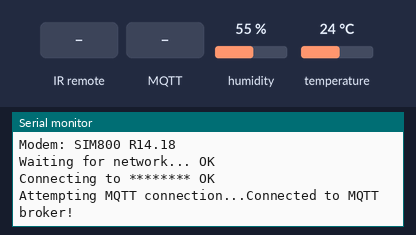
Simulated run of this sketch. Board: ESP32. Shown: the last lines printed to the serial monitor. The test bench sets the inputs (shaded band); at power-on: humidity 55 %, temperature 24 °C. Random numbers use the default seed unless the sketch sets one; no MQTT or app messages arrive unless stated.

Above: at 1.2 s.
1.3 s: infrared code 0x2E892 received
At 2.11 s:
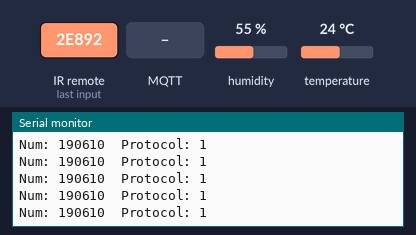
3.2 s: MQTT message "on" arrives on the first subscribed topic
6.5 s: MQTT message "off" arrives on the first subscribed topic
11.5 s: humidity set to 22 %
At 12.5 s:
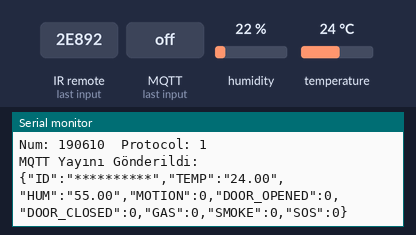
13.0 s: temperature set to 12 °C
14.5 s: humidity set to 40 %
At 16.5 s:
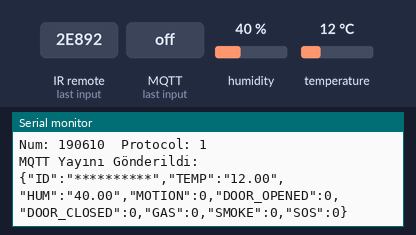

Measured:
- after the input at 1.3 s, the serial monitor: prints a new line at once (image 1)
- after the input at 14.5 s, the serial monitor: prints a new line after 0.58 s (image 3)

The sketch:

esp32.ino
```cpp
/*************************TANIMLAMALAR*********************/
#define DHTPIN 4 // PİNİ KONTROL ET //12 DE HATA VERİYOR
#define DHTTYPE DHT11
#define SerialMon Serial // debug console için tanımlama default değeri  speed 115200
#define SerialAT Serial1
#define TINY_GSM_DEBUG SerialMon
#define TINY_GSM_USE_GPRS true
#define TINY_GSM_USE_WIFI false
#define GSM_PIN ""
#define BUTTON_PIN 15               // PİNİ KONTROL ET
#define PhoneNumber "+************" // telefon
#define TINY_GSM_MODEM_SIM800
#define SIM800L_IP5306_VERSION_20190610
#define DUMP_AT_COMMANDS
#define TINY_GSM_RX_BUFFER 1024 // Set RX buffer to 1Kb
int butdurumu = 0;
#define uS_TO_S_FACTOR 1000000ULL /* Conversion factor for micro seconds to seconds */
#define TIME_TO_SLEEP 100         /* Time ESP32 will go to sleep (in seconds) */
/***********************************************************/

//*****TTGO T-Call pins****/
#define MODEM_RST 5
#define MODEM_PWKEY 4
#define MODEM_POWER_ON 23
#define MODEM_TX 27
#define MODEM_RX 26
#define I2C_SDA 21
#define I2C_SCL 22
/********************************/

/*************KÜTÜPHANELER***************************/
#include <RCSwitch.h>
#include "DHT.h"
#include <TinyGsmClient.h>
#include <PubSubClient.h>
#include <SPI.h>
#include <Wire.h>
#include <Adafruit_GFX.h>
#include <Adafruit_SSD1306.h>
#include <elapsedMillis.h>
#include <ArduinoJson.h>
#include <Arduino.h>
#include <WiFi.h>
#include <AsyncTCP.h>
#include <WiFiClient.h>
#include <WiFiServer.h>
#include <DNSServer.h>
#include <Preferences.h>
#include <ESPAsyncWiFiManager.h>
#include "ESPAsyncWebServer.h"
// #include "utilities.h"
/******************************************************/

/*GPRS TANIMLAMALARI*/
const char apn[] = "********";
const char gprsUser[] = "";
const char gprsPass[] = "";
/********************/

/*MQTT TANIMLAMALARI*/
const char *broker = "***************";
const int mqttPort = 1883;
const char *clientID = "********************";
/********************/

/*FONKSİYON GİRİŞLERİ*/
RCSwitch mySwitch = RCSwitch();
DHT dht(DHTPIN, DHTTYPE);
/*********************/

/*MQTT İÇİN MODEM VE MQTT CLASS BAĞLANTISI*/
TinyGsm modem(SerialAT);
TinyGsmClient client(modem);
PubSubClient mqtt(client);
Preferences preferences;
DNSServer dnsServer;
AsyncWebServer server(80);
/*****************************************/

/*******MQTT SENSOR OKUMASI İÇİN TANIMLAMALAR*******/
const char *topicOutput1 = "rfc/sensor";
char SOS1[15] = "";
char KAPIACIK1[15] = "";
char KAPIKAPALI1[15] = "";
char PIR1[15] = "";
char GAS1[15] = "";
char DUMAN1[15] = "";
/***************************************************/

/*****************TANIMLAMALAR*********************/
uint32_t lastReconnectAttempt = 0;
void mqttCallback(char *, byte *, unsigned int);
boolean mqttConnect();
void DRE_switch();
void sos_sensor1();

elapsedSeconds serialLogSeconds;
unsigned int serialLog_Interval = 3;
elapsedSeconds sinyalBekletme;
unsigned int sinyalBekletme_Interval = 3;

elapsedSeconds sosDelay;
unsigned int sosDelay_Interval = 3;
elapsedSeconds kapiacikDelay;
unsigned int kapiacikDelay_Interval = 3;
elapsedSeconds kapiKapaliDelay;
unsigned int kapiKapaliDelay_Interval = 3;
elapsedSeconds gazDelay;
unsigned int gazDelay_Interval = 3;
elapsedSeconds pirDelay;
unsigned int pirDelay_Interval = 3;
elapsedSeconds dumanDelay;
unsigned int dumanDelay_Interval = 3;

// ✅ SOS sonrası normal publish'i kısa süre durdurmak için
unsigned long lastSosMs = 0;
/*****************************************************/

/***************MQTTCALLBACK FUNCTION***************/
const char *checkNulls(char const *val)
{
  return val ? val : "";
}
void mqttCallback(char *topic, byte *payload, unsigned int length)
{
  String messageTemp;
  StaticJsonDocument<1536> doc;

  for (int i = 0; i < length; i++)
  {
    Serial.print((char)payload[i]);
    messageTemp += (char)payload[i];
  }

  DeserializationError error = deserializeJson(doc, messageTemp);
  if (error)
  {
    Serial.print(F("deserializeJson() failed: "));
    Serial.println(error.f_str());
    return;
  }

  strcpy(SOS1, checkNulls(doc["SOS"]));
  strcpy(KAPIACIK1, checkNulls(doc["DOOR_OPENED"]));
  strcpy(KAPIKAPALI1, checkNulls(doc["DOOR_CLOSED"]));
  strcpy(GAS1, checkNulls(doc["GAS"]));
  strcpy(DUMAN1, checkNulls(doc["SMOKE"]));
  strcpy(PIR1, checkNulls(doc["MOTION"]));
}

/***********************************************************/

/**ARAMA FONKSİYONU///////////////***/
void CALLING()
{
  bool res;

  Serial.println("📞 CALLING() start");

  SerialAT.print("AT+CHFA=1\r\n");
  SerialAT.print("AT+CRSL=100\r\n");
  delay(2);
  SerialAT.print("AT+CLVL=100\r\n");
  delay(2);

  SerialAT.write("AT+CMIC=1,15");
  delay(2);

  SerialAT.write("AT+CAAS=0");
  delay(2);

  SerialAT.write("AT+CHF=0,1");
  delay(2);

  SerialAT.write("AT+CSCLK=0");
  delay(2);

  SerialAT.write("AT+CLIP=1\r\n");
  delay(100);

  // Senin loglarında vardı; burada da bırakıyorum:
  Serial.println("✅ MQTT disconnected for call");
  Serial.println("✅ GPRS disconnected for call");

  Serial.print("Calling: ");
  Serial.println(PhoneNumber);

  res = modem.callNumber(PhoneNumber);

  Serial.print("Call: ");
  Serial.println(res ? "OK" : "fail");
}

/******************** Connect to MQTT Broker ********************/
void reconnect()
{
  while (!mqtt.connected())
  {
    Serial.print("Attempting MQTT connection...");

    String clientId = "ESP32Client-";
    clientId += String(random(0xffff), HEX);

    if (mqtt.connect(clientId.c_str(), "***", "********************"))
    {
      Serial.println("Connected to MQTT broker!");
      mqtt.subscribe("rfc");
    }
    else
    {
      Serial.print("Failed, rc=");
      Serial.print(mqtt.state());
      Serial.println(" Trying again in 5 seconds...");
      delay(5000);
    }
  }
}

/***********************************************/
void initGPRSWithMqtt()
{
  SerialAT.begin(115200, SERIAL_8N1, MODEM_RX, MODEM_TX);
  Serial.println("Initializing modem...");
  modem.restart();

  String modemInfo = modem.getModemInfo();
  Serial.print("Modem: ");
  Serial.println(modemInfo);

  Serial.print("Waiting for network...");
  if (!modem.waitForNetwork())
  {
    Serial.println(" fail");
    while (true)
      ;
  }
  else
  {
    Serial.println(" OK");
  }

  Serial.print("Connecting to ");
  Serial.print(apn);
  if (!modem.gprsConnect(apn, gprsUser, gprsPass))
  {
    Serial.println(" fail");
    while (true)
      ;
  }
  Serial.println(" OK");
}

/******************SETUP****************************/
void setup()
{
  pinMode(14, INPUT);
  mySwitch.enableReceive(14);
  mySwitch.setReceiveTolerance(60);
  mySwitch.setPulseLength(360);
  mySwitch.setProtocol(1);

  strcpy(SOS1, "10592820");
  strcpy(KAPIACIK1, "8893043");
  strcpy(KAPIKAPALI1, "8893049");
  strcpy(DUMAN1, "77046");


  pinMode(MODEM_PWKEY, OUTPUT);
  pinMode(MODEM_RST, OUTPUT);
  pinMode(MODEM_POWER_ON, OUTPUT);
  digitalWrite(MODEM_PWKEY, LOW);
  digitalWrite(MODEM_RST, HIGH);
  digitalWrite(MODEM_POWER_ON, HIGH);

  Serial.begin(115200);
  Serial.println("ESP32 Başlatılıyor...");

  initGPRSWithMqtt();

  dht.begin();

  mqtt.setServer(broker, 1883);
  mqtt.setCallback(mqttCallback);
}

/*****LOOP*****************************/
void loop()
{
  if (!mqtt.connected())
  {
    reconnect();
  }
  mqtt.loop();

  float t = dht.readTemperature();
  float h = dht.readHumidity();

  DynamicJsonDocument readings(1024);
  readings["ID"] = "**********";
  readings["TEMP"] = String(t);
  readings["HUM"] = String(h);
  readings["MOTION"] = 0;
  readings["DOOR_OPENED"] = 0;
  readings["DOOR_CLOSED"] = 0;
  readings["GAS"] = 0;
  readings["SMOKE"] = 0;
  readings["SOS"] = 0;

  // Gelen veri kontrolü
  if (mySwitch.available())
  {
    long int num = mySwitch.getReceivedValue();
    Serial.print("Num: ");
    Serial.print(num);
    Serial.print("  Protocol: ");
    Serial.println(mySwitch.getReceivedProtocol());

    if (sosDelay >= sosDelay_Interval)
    {
      if (num == atol(SOS1))
      {
        Serial.println("SOS Butonuna Basıldı.");
        DRE_switch();

        // ✅ SOS anını işaretle
        lastSosMs = millis();

        // ✅ SOS=1'i CALLING'den önce garanti gönder (2 kez)
        readings["SOS"] = 1;
        String payload;
        serializeJson(readings, payload);

        if (!mqtt.connected()) reconnect();

        bool ok1 = mqtt.publish(topicOutput1, payload.c_str());
        mqtt.loop();
        delay(200);
        bool ok2 = mqtt.publish(topicOutput1, payload.c_str());
        mqtt.loop();
        delay(200);

        Serial.print("SOS publish 1: ");
        Serial.println(ok1 ? "OK" : "FAIL");
        Serial.print("SOS publish 2: ");
        Serial.println(ok2 ? "OK" : "FAIL");

        Serial.println("SOS MQTT Yayını Gönderildi:");
        Serial.println(payload);
        Serial.flush();

        // Ardından arama yapılsın
        CALLING();

        // ❌ RESET publish kaldırıldı (loop zaten SOS=0 basacak)
      }
      sosDelay = 0;
    }

    if (pirDelay >= pirDelay_Interval)
    {
      if (num == atol(PIR1))
      {
        DRE_switch();
        readings["MOTION"] = 1;
        Serial.println("HAREKET ALGILANDI.");
      }
      pirDelay = 0;
    }

    if (kapiacikDelay >= kapiacikDelay_Interval)
    {
      if (num == atol(KAPIACIK1))
      {
        DRE_switch();
        readings["DOOR_OPENED"] = 1;
        Serial.println("KAPI AÇILDI.");
      }
      kapiacikDelay = 0;
    }

    if (kapiKapaliDelay >= kapiKapaliDelay_Interval)
    {
      if (num == atol(KAPIKAPALI1))
      {
        DRE_switch();
        readings["DOOR_CLOSED"] = 1;
        Serial.println("KAPI KAPANDI.");
      }
      kapiKapaliDelay = 0;
    }

    if (gazDelay >= gazDelay_Interval)
    {
      if (num == atol(GAS1))
      {
        DRE_switch();
        readings["GAS"] = 1;
        Serial.println("GAZ ALGILANDI.");
      }
      gazDelay = 0;
    }

    if (dumanDelay >= dumanDelay_Interval)
    {
      if (num == atol(DUMAN1))
      {
        DRE_switch();
        readings["SMOKE"] = 1;
        Serial.println("DUMAN ALGILANDI.");
      }
      dumanDelay = 0;
    }
  }

  // ✅ SOS'tan sonra 5 saniye normal publish yapma (SOS=0 ile ezmesin)
  if (millis() - lastSosMs < 5000)
  {
    delay(50);
    return;
  }

  // JSON'u MQTT'ye gönder
  String payload;
  serializeJson(readings, payload);
  mqtt.publish(topicOutput1, payload.c_str());
  Serial.println("MQTT Yayını Gönderildi: ");
  Serial.println(payload);

  delay(5000);
}

void DRE_switch()
{
  mySwitch.disableReceive();
  mySwitch.resetAvailable();
  mySwitch.setProtocol(1);
  mySwitch.setReceiveTolerance(60);
  mySwitch.setPulseLength(360);
  mySwitch.enableReceive(14);
}
```
